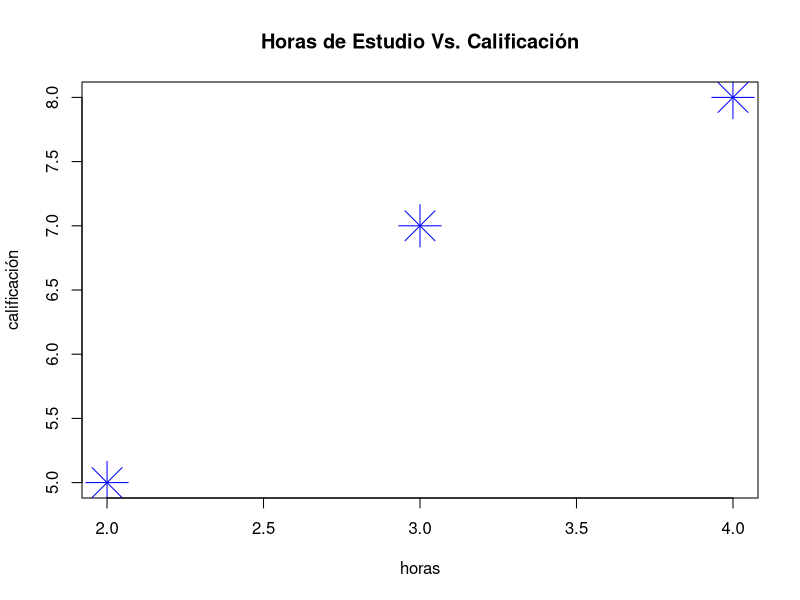

Here is the R script that generated this plot:
## ---- chunk 1
#| echo: false
#| warning: false

x <- c(2,3,4)
y <- c(5,7,8)
plot(x,y,col='blue', 
     pch=8,
     cex=4,
     main='Horas de Estudio Vs. Calificación',
     xlab= 'horas',
     ylab='calificación')
